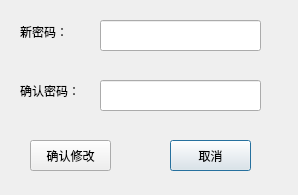
<?xml version="1.0" encoding="UTF-8"?>
<ui version="4.0">
 <class>alterPassword</class>
 <widget class="QDialog" name="alterPassword">
  <property name="geometry">
   <rect>
    <x>0</x>
    <y>0</y>
    <width>298</width>
    <height>195</height>
   </rect>
  </property>
  <property name="windowTitle">
   <string/>
  </property>
  <widget class="QLabel" name="newLabel">
   <property name="geometry">
    <rect>
     <x>20</x>
     <y>21</y>
     <width>71</width>
     <height>21</height>
    </rect>
   </property>
   <property name="text">
    <string>新密码：</string>
   </property>
  </widget>
  <widget class="QLabel" name="affirmLabel">
   <property name="geometry">
    <rect>
     <x>20</x>
     <y>80</y>
     <width>61</width>
     <height>21</height>
    </rect>
   </property>
   <property name="text">
    <string>确认密码：</string>
   </property>
  </widget>
  <widget class="QLineEdit" name="newLineEdit">
   <property name="geometry">
    <rect>
     <x>100</x>
     <y>20</y>
     <width>161</width>
     <height>31</height>
    </rect>
   </property>
  </widget>
  <widget class="QLineEdit" name="affirmLineEdit">
   <property name="geometry">
    <rect>
     <x>100</x>
     <y>80</y>
     <width>161</width>
     <height>31</height>
    </rect>
   </property>
  </widget>
  <widget class="QPushButton" name="cancelBtn">
   <property name="geometry">
    <rect>
     <x>170</x>
     <y>140</y>
     <width>81</width>
     <height>31</height>
    </rect>
   </property>
   <property name="text">
    <string>取消</string>
   </property>
  </widget>
  <widget class="QPushButton" name="okBtn">
   <property name="geometry">
    <rect>
     <x>30</x>
     <y>140</y>
     <width>81</width>
     <height>31</height>
    </rect>
   </property>
   <property name="text">
    <string>确认修改</string>
   </property>
  </widget>
 </widget>
 <resources/>
 <connections/>
</ui>
